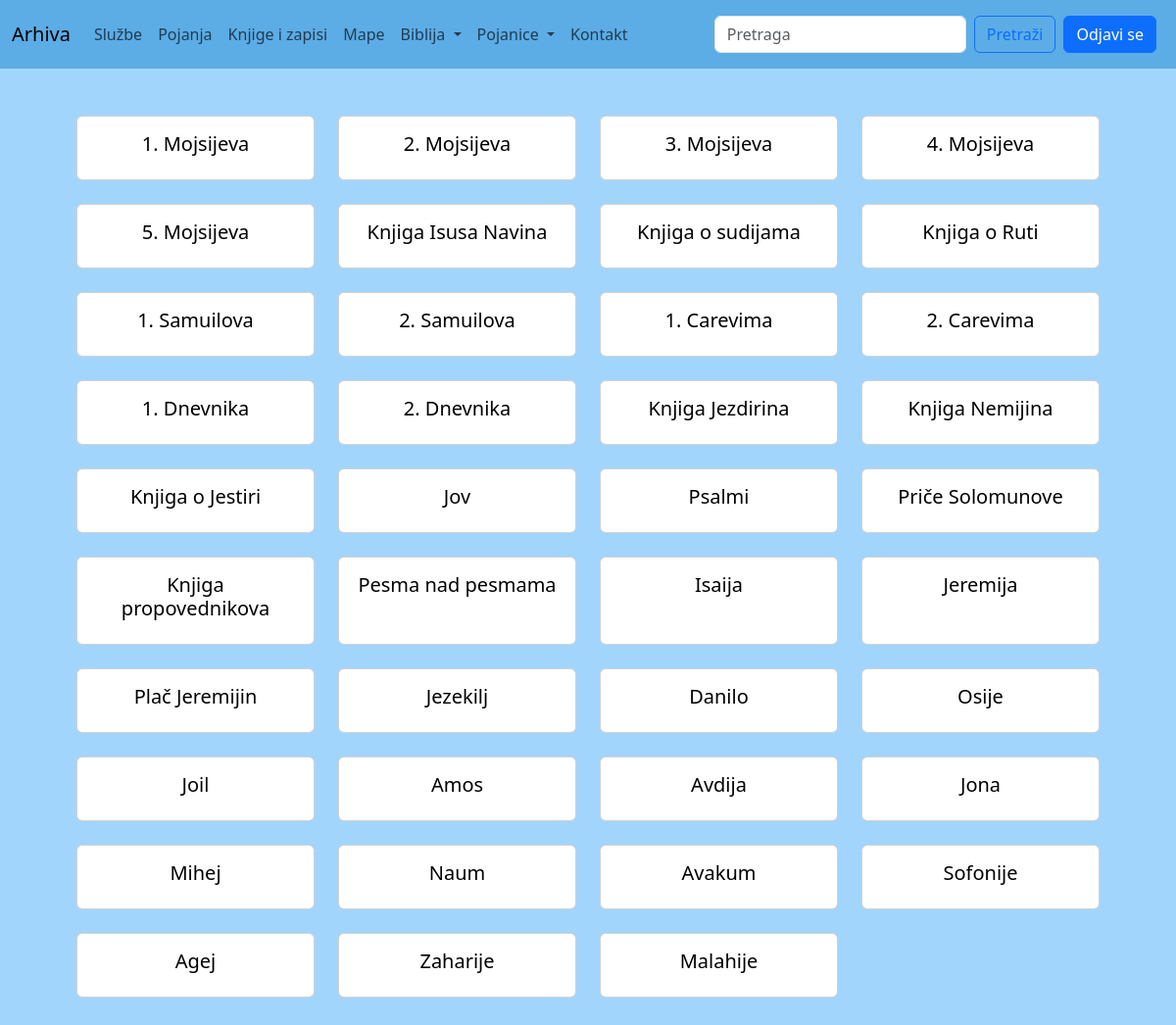
The page /stari-zavet/ (signed in) on the database its author committed.
### biblija/models.py (models this page shows, shortened)
class StariZavetKnjige(models.Model):
    name = models.CharField(max_length=255)
    broj_glava = models.IntegerField(blank=True, null=True)
    slug = models.SlugField(unique=True, blank=True, null=True)

### biblija/views.py (the view)
# urls.py: path('stari-zavet/', stari_zavet_list,name='stari_zavet_list'),
@login_required(login_url="/login/")
def stari_zavet_list(request):
	folders = StariZavetKnjige.objects.all()
	return render(request, 'stari-zavet.html', {'folders': folders})

### biblija/templates/stari-zavet.html (shortened to what this page needs)
{% extends "base.html" %}
{% block content%}
<div class="container p-5">
    <div class="row">
        {% for folder in folders %}
            <div class="col-md-3 mb-4">
                <div class="card h-100 d-flex flex-column">
                    <a href="{% url 'stari_zavet_list_view' folder.slug %}" class="text-decoration-none text-black">
                        <div class="card-body d-flex align-items-center justify-content-center text-center">
                            <h5 class="card-title text-center" style="white-space: normal;">{{ folder.name }}</h5>
                        </div>
                    </a>
                </div>
            </div>
            {% if forloop.counter|divisibleby:4 %}
                </div><div class="row">
            {% endif %}
        {% endfor %}
    </div>
</div>
{% endblock %}

### templates/base.html (shortened to what this page needs)
<!doctype html>
<html lang="en">
  <head>
    {% load static %}
    <link href="https://cdn.jsdelivr.net/npm/bootstrap@5.3.3/dist/css/bootstrap.min.css" rel="stylesheet">
  </head>
  <body style="background-color: #a2d5fc">
    {% include 'navbar.html' %}
  	<div class='container-fluid'>
  		{% block content %}
      {% endblock %}
  	</div>
  </body>
</html>

### templates/navbar.html (shortened to what this page needs)
<nav class="navbar navbar-expand-lg" style="background-color: #5cace6;">
  <div class="container-fluid">
    <a class="navbar-brand" href="/">Arhiva</a>
    <div class="collapse navbar-collapse" id="navbarSupportedContent">
      <ul class="navbar-nav me-auto mb-2 mb-lg-0">
        <li class="nav-item">
          <a class="nav-link" aria-current="page" href="/sluzbe">Službe</a>
        </li>
        <li class="nav-item">
          <a class="nav-link" href="/pojanja">Pojanja</a>
        </li>
        <li class="nav-item">
          <a class="nav-link" href="/knjige-i-spisi">Knjige i zapisi</a>
        </li>
        <li class="nav-item">
          <a class="nav-link" href="/mapa-skupstina">Mape</a>
        </li>
        <li class="nav-item dropdown">
          <a class="nav-link dropdown-toggle" href="#" id="navbarDropdownMenuLink" role="button" data-bs-toggle="dropdown" aria-expanded="false">
            Biblija
          </a>
        </li>
        <li class="nav-item dropdown">
          <a class="nav-link dropdown-toggle" href="#" id="navbarDropdownMenuLink" role="button" data-bs-toggle="dropdown" aria-expanded="false">
            Pojanice
          </a>
          </li>
          <li class="nav-item">
            <a class="nav-link" href="/kontakt">Kontakt</a>
          </li>
      </ul>
      <form class="d-flex" role="search" action='{% if request.path == "/sluzbe/" or request.path == "/search/" %}/search/{% elif request.path == "/search/pojanja/" or request.path == "/pojanja/" %}/search/pojanja/{% elif request.path == "/knjige-i-spisi/" or request.path == "/search/knjige-i-spisi/" %}/search/knjige-i-spisi/{% elif request.path == "/nove-pojanice/" or request.path == "/search/nove-pojanice/" %}/search/nove-pojanice/{% elif request.path == "/stari-zavet/" or request.path == "/search/stari-zavet/"%}/search/stari-zavet/{% elif request.path == "/novi-zavet/" or request.path == "/search/novi-zavet/"%}/search/novi-zavet/{% endif %}'>
        <input class="form-control me-2" type="search" name='q'  placeholder="Pretraga" aria-label="Search">
        <button class="btn btn-outline-primary" type="submit">Pretraži</button>
      </form>
      <ul class="navbar-nav p-2">
          {% if user.is_authenticated %}
            <li>
              <form method="post" action="{% url 'logout' %}">
                <button type="submit" class="btn btn-primary">Odjavi se</button>
              </form>
            </li>
          {% endif %}
      </ul>
    </div>
  </div>
</nav>

### rows shown on the page
StariZavetKnjige: name "1. Mojsijeva"
StariZavetKnjige: name "2. Mojsijeva"
StariZavetKnjige: name "3. Mojsijeva"
StariZavetKnjige: name "4. Mojsijeva"
StariZavetKnjige: name "5. Mojsijeva"
StariZavetKnjige: name "Knjiga Isusa Navina"
StariZavetKnjige: name "Knjiga o sudijama"
StariZavetKnjige: name "Knjiga o Ruti"
StariZavetKnjige: name "1. Samuilova"
StariZavetKnjige: name "2. Samuilova"
StariZavetKnjige: name "1. Carevima"
StariZavetKnjige: name "2. Carevima"
StariZavetKnjige: name "1. Dnevnika"
StariZavetKnjige: name "2. Dnevnika"
StariZavetKnjige: name "Knjiga Jezdirina"
StariZavetKnjige: name "Knjiga Nemijina"
StariZavetKnjige: name "Knjiga o Jestiri"
StariZavetKnjige: name "Jov"
StariZavetKnjige: name "Psalmi"
StariZavetKnjige: name "Priče Solomunove"
StariZavetKnjige: name "Knjiga propovednikova"
StariZavetKnjige: name "Pesma nad pesmama"
StariZavetKnjige: name "Isaija"
StariZavetKnjige: name "Jeremija"
StariZavetKnjige: name "Plač Jeremijin"
StariZavetKnjige: name "Jezekilj"
StariZavetKnjige: name "Danilo"
StariZavetKnjige: name "Osije"
StariZavetKnjige: name "Joil"
StariZavetKnjige: name "Amos"
StariZavetKnjige: name "Avdija"
StariZavetKnjige: name "Jona"
StariZavetKnjige: name "Mihej"
StariZavetKnjige: name "Naum"
StariZavetKnjige: name "Avakum"
StariZavetKnjige: name "Sofonije"
StariZavetKnjige: name "Agej"
StariZavetKnjige: name "Zaharije"
StariZavetKnjige: name "Malahije"
